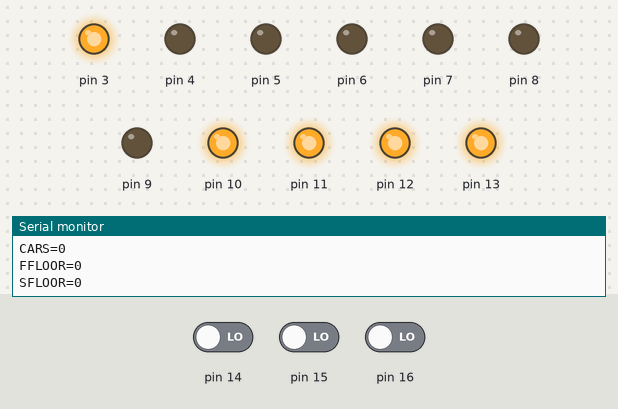
The sketch below on a simulated Arduino Uno, built with avr-gcc and run on an emulated ATmega328P. On the bench: output pins drawn as LEDs (lit = HIGH), the last lines printed to the serial monitor. Dashed ring = blinking. The test bench sets the inputs (shaded band); at power-on: pin 16 LOW, pin 14 LOW, pin 15 LOW.

Above: at 1.8 s.
1.9 s: pin 16 driven HIGH
At 4.8 s:
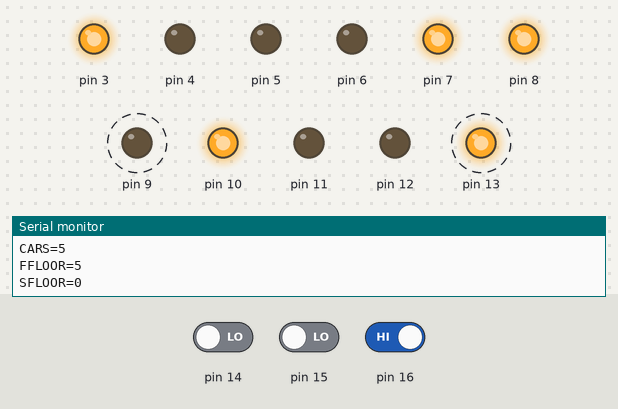
4.9 s: pin 14 driven HIGH
At 5.5 s:
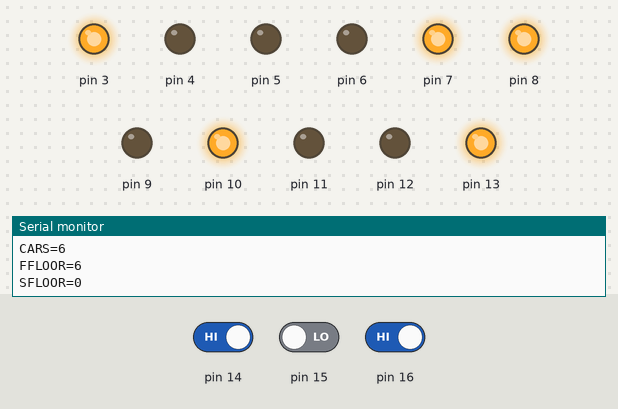
6.4 s: pin 14 driven LOW
At 7.4 s:
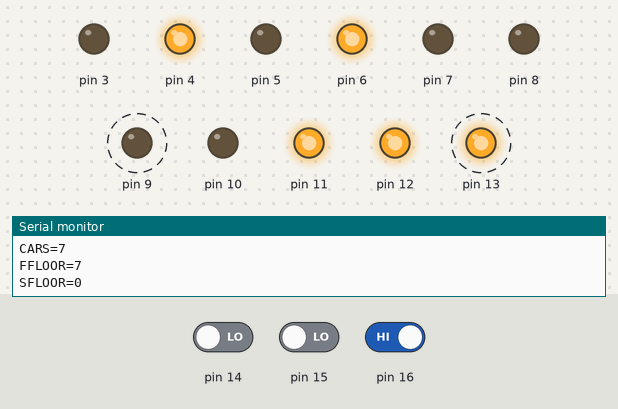
9.4 s: pin 14 driven HIGH
At 10.7 s:
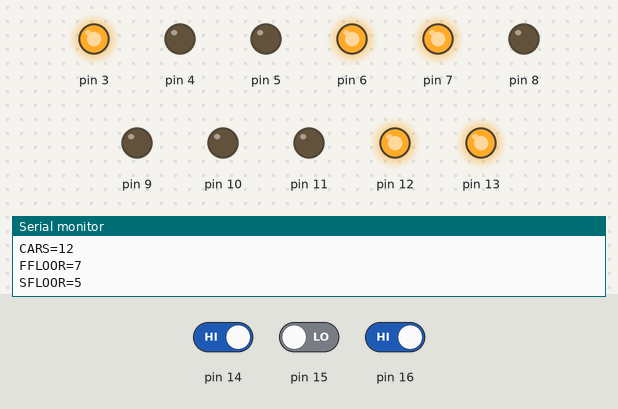
11.0 s: pin 15 driven HIGH
At 13.8 s:
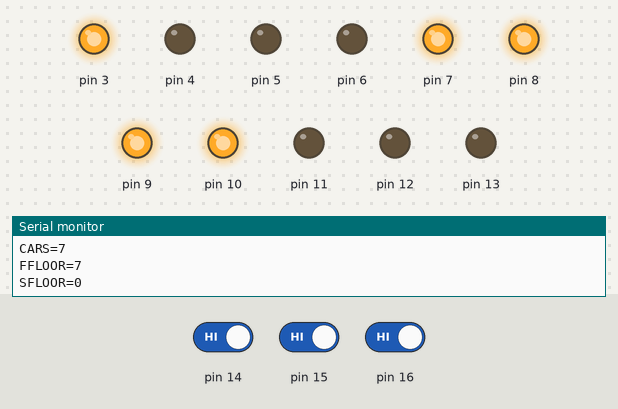
14.0 s: pin 16 driven LOW
At 14.9 s:
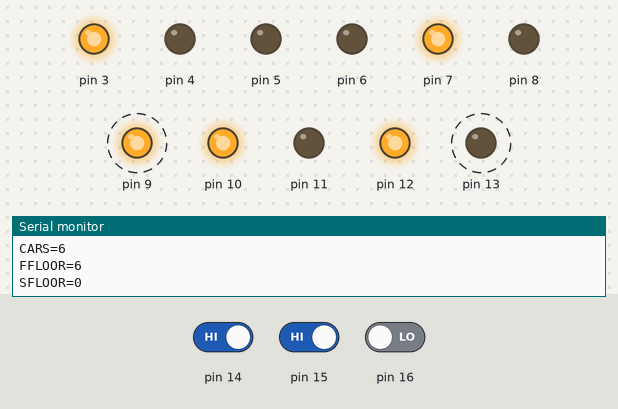
Timing chart, 0 to 18.0 s (numbered marks = the images above; inputs shaded):
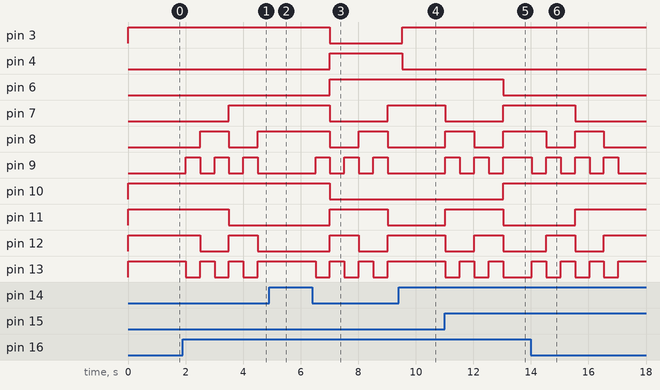

Measured:
- after the input at 1.9 s, pin 7: LOW → HIGH after 1.6 s; pin 8: LOW → HIGH after 0.61 s, → LOW 1.0 s later, → HIGH 1.0 s later; pin 9, pin 13: alternates HIGH for 0.50 s and LOW for 0.50 s, starting after 0.11 s; pin 11: HIGH → LOW after 1.6 s; pin 12: HIGH → LOW after 0.61 s, → HIGH 1.0 s later, → LOW 1.0 s later
- after the input at 4.9 s, pin 3, pin 7, pin 8, pin 10: stays HIGH (without the input it goes to LOW after 0.61 s); pin 4, pin 6, pin 11, pin 12: stays LOW (without the input it goes to HIGH after 0.61 s); pin 9: stays LOW (without the input it goes to HIGH after 0.11 s); pin 13: stays HIGH (without the input it goes to LOW after 0.11 s)
- after the input at 6.4 s, pin 3, pin 10: HIGH → LOW after 0.62 s; pin 4, pin 6: LOW → HIGH after 0.62 s; pin 7: HIGH → LOW after 0.62 s, → HIGH 2.0 s later; pin 8: HIGH → LOW after 0.62 s, → HIGH 1.0 s later, → LOW 1.0 s later; pin 9, pin 13: alternates HIGH for 0.50 s and LOW for 0.50 s, starting after 0.12 s
- after the input at 9.4 s, pin 3: LOW → HIGH after 0.12 s; pin 4: HIGH → LOW after 0.12 s instead of 1.1 s; pin 5: stays LOW (without the input it goes to HIGH after 1.1 s); pin 8: stays LOW (without the input it goes to HIGH after 0.62 s); pin 9: stays LOW (without the input it goes to HIGH after 0.12 s)
- after the input at 11.0 s, pin 6: HIGH → LOW after 2.0 s; pin 7: HIGH → LOW at once, → HIGH 2.0 s later; pin 8: LOW → HIGH at once, → LOW 1.0 s later, → HIGH 1.0 s later; pin 9, pin 13: alternates HIGH for 0.50 s and LOW for 0.50 s, starting at once; pin 10: LOW → HIGH after 2.0 s
- after the input at 14.0 s, pin 7: HIGH → LOW after 1.5 s; pin 8: HIGH → LOW after 0.53 s, → HIGH 1.0 s later, → LOW 1.0 s later; pin 9, pin 13: alternates HIGH for 0.50 s and LOW for 0.50 s, starting at once; pin 11: LOW → HIGH after 1.5 s; pin 12: LOW → HIGH after 0.53 s, → LOW 1.0 s later, → HIGH 1.0 s later

The sketch:

parking.ino
```cpp
// Variables

// First we setup our variables
// One variable for each output plus two more (FFLOOR and SFLOOR) to host the status of the first floor, if it is filled or not
int CARS = 0;
int AVAILABLE = 15;
int IN = 0;
int OUT0 = 0;
int OUT1 = 0;
int FFLOOR = 0;
int SFLOOR = 0;


// Functions

// A function to simulate printing a decimal number to a 4bit output using two variables
// Variable i is the number that we want to print
// Variable sb is the "starting bit" or to be precise the starting digital output on the Arduino
// After we get our starting output we use the next three digital outputs to "print" our 4bit number
// Before writing to the outputs we calculate the decimal number to binary.
void printValue(int i, int sb)
{
   int a=i%2;      // calculate LSB
   int b=i/2 %2;
   int c=i/4 %2;
   int d=i/8 %2;  //calculate MSB
   digitalWrite(sb,d);   //write MSB
   digitalWrite(sb+1,c);
   digitalWrite(sb+2,b);
   digitalWrite(sb+3,a);  // write LSB
}

void setup()
{

  // Debugging

  // Initiate Serial communication.
  Serial.begin(9600);

  // Inputs

  // Pins 14-16 are pins A0-A3 on the board, we use this cause digital pins 0 and 1 stay HIGH if serial output is initiated and cannot be used.
  // Pin 2 wasn't used because I wanted all the inputs to be grouped in close pins.
  // This pins are going to the push buttons that control/simulate the cars
  // Pin 14 is OUT1, 15 is OUT2 and 16 is our IN.
  pinMode(14, INPUT);
  pinMode(15, INPUT);
  pinMode(16, INPUT);


  // Outputs

  // All are connected to leds with different color.
  // Pins 3-5 are the outputs of the system.
  // Pin 3 is the availability on the first floor.
  // Pin 4 is the availability on the second floor.
  // Pin 5 corresponds to the garage status if it is full or not.
  // We setup all the outputs to low to avoid random states at initilization.
  pinMode(3, OUTPUT);
  digitalWrite(3, LOW);
  pinMode(4, OUTPUT);
  digitalWrite(4, LOW);
  pinMode(5, OUTPUT);
  digitalWrite(5, LOW);

  // Range of 4 outputs to print the CARS value in binary
  // We setup all the outputs to low to avoid random states at initilization.
  pinMode(6, OUTPUT);
  digitalWrite(6, LOW);
  pinMode(7, OUTPUT);
  digitalWrite(7, LOW);
  pinMode(8, OUTPUT);
  digitalWrite(8, LOW);
  pinMode(9, OUTPUT);
  digitalWrite(9, LOW);

  // Range of 4 outputs to print the AVAILABLE value in binary
  // We setup all the outputs to low to avoid random states at initilization.
  pinMode(10, OUTPUT);
  digitalWrite(10, LOW);
  pinMode(11, OUTPUT);
  digitalWrite(11, LOW);
  pinMode(12, OUTPUT);
  digitalWrite(12, LOW);
  pinMode(13, OUTPUT);
  digitalWrite(13, LOW);
}

void loop()
{
  // Receiving input
  // While runnning we check our input pins and setup the corresponding variables, also print to serial for debugging.
  OUT0 = digitalRead(14);
  Serial.print("OUT0=");
  Serial.println(OUT0);
  OUT1 = digitalRead(15);
  Serial.print("OUT1=");
  Serial.println(OUT1);
  IN = digitalRead(16);
  Serial.print("IN=");
  Serial.println(IN);

  Serial.print("AVAILABLE=");
  Serial.println(AVAILABLE);

  Serial.print("CARS=");
  Serial.println(CARS);

  Serial.print("FFLOOR=");
  Serial.println(FFLOOR);

  Serial.print("SFLOOR=");
  Serial.println(SFLOOR);

  // Calculations
  // Depending the input that we have in each cycle we change the values of CARS and AVAILABLE (park spots).
  if (IN == 1 && AVAILABLE > 0) {
    CARS += 1;
    AVAILABLE -= 1;
    if (FFLOOR < 8) {
    	FFLOOR += 1;
    } else {
    	SFLOOR += 1;
    }
  }
  if (OUT0 == 1 && AVAILABLE < 15 && FFLOOR > 0 && FFLOOR <= 8) {
    AVAILABLE += 1;
    CARS -= 1;
    FFLOOR -= 1;
  }
  if (OUT1 == 1 && AVAILABLE < 15 && SFLOOR > 0 && SFLOOR <= 7) {
    AVAILABLE += 1;
    CARS -= 1;
    SFLOOR -= 1;
  }

  // Led/output  manipulation
  // Depending of the value of AVAILABLE we change the state of the connected LEDS
  // In each check we set up all three LEDS representing the avalability of each floor and the garage to avoid false values when switching between floor states
  if (FFLOOR < 8) {
    digitalWrite(3, HIGH);
    digitalWrite(4, LOW);
    digitalWrite(5, LOW);
  }
  if (FFLOOR >= 8 && SFLOOR < 7) {
    digitalWrite(3, LOW);
    digitalWrite(4, HIGH);
    digitalWrite(5, LOW);
  }
  if (AVAILABLE == 0) {
    digitalWrite(3, LOW);
    digitalWrite(4, LOW);
    digitalWrite(5, HIGH);
  }

  // Main output block
  // Using the specific function, we "print" in each cycle the "4bit" variables to the specified outputs.
  // We don't use any checks to see if there was a change or not from last time and decide to print or not.
  // Cheaper and cleaner, the previous checks have the same effect.
  printValue(CARS,6);
  printValue(AVAILABLE,10);

  // Delay for debugging.
  // Changing this makes the system more prune to delays.
  // If a bigger value is chosen then each push button must be pressed more to register a change.
  // Please monitor the serial console to see if the value of CARS and AVAILABLE has chaged before letting it off.
  delay(500);
}
```
